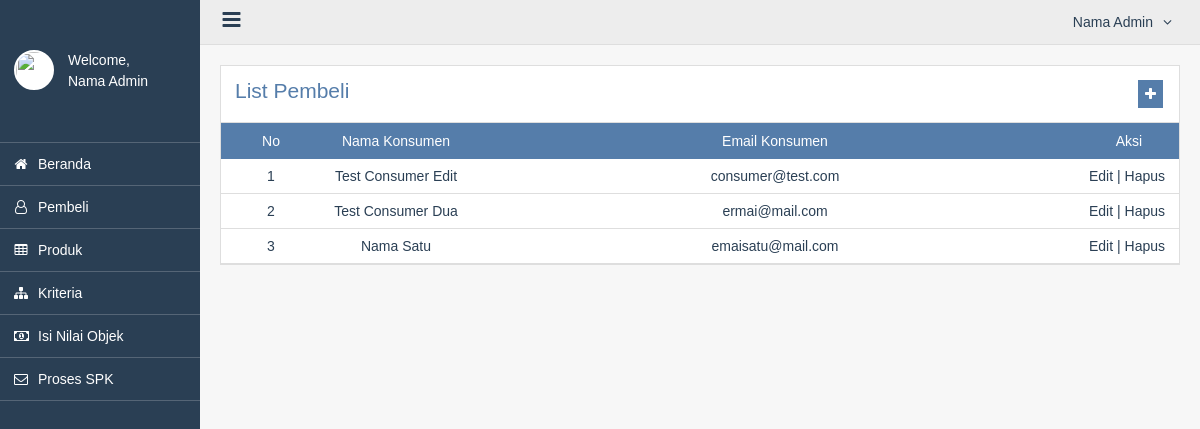
/customer.php (signed in), run on the app's committed database.
### tables this page shows
CREATE TABLE `consumers` (
  `consumer_id` int(11) NOT NULL,
  `name` varchar(255) NOT NULL,
  `email` varchar(255) NOT NULL
);

### customer.php (shortened to what this page needs)
<!DOCTYPE html>
<?php
include './proses/onek.php';
?>
<html lang="en">
<?php include('component/header.php'); ?>
<body>
   <div class="container">
      <?php include('component/sidebar.php'); ?>
      <div class="mainArea">
         <?php include('component/navbar.php'); ?>
         <div class="mainContent">
            <form action="" method="GET" name="listForm" class="form scrollX">
               <div class="formHeader row">
                  <h2 class="text-1 fl">List Pembeli</h2>
                  <div class="fr">
                     <a href="#open-customer-add" class="btnAdd fa fa-plus bg-1 text-fff"></a>
                  </div>
               </div>
               <div class="table">
                  <div class="row bg-1">
                     <div class="cell cell-100 text-center text-fff">No</div>
                     <div class="cell cell-150 text-center text-fff">Nama Konsumen</div>
                     <div class="cell cell-100p text-center text-fff">Email Konsumen</div>
                     <div class="cell cell-100 text-center text-fff"> Aksi </div>
                  </div>
                  <ul>
                     <?php
                     $no = 1;
                     $select = mysqli_query($dbcon, "SELECT * FROM consumers");
                     while ($data = mysqli_fetch_array($select)) {
                     ?>
                        <li class="row">
                           <div class="cell cell-100 text-center"><?php echo $no; ?></div>
                           <div class="cell cell-150 text-center"><?php echo $data['name']; ?></div>
                           <div class="cell cell-100p text-center"><?php echo $data['email']; ?></div>
                           <div class="cell cell-100">
                              <a href="#open-customer-edit<?php echo $data['consumer_id']; ?>" class="button" data-toggle="modal" data-target="#open_modal<?php echo $data['consumer_id']; ?>">Edit</a> |
                              <a href='proses/hapusa_customer.php?name=<?= $data['consumer_id']; ?>' onclick="return confirm('Apakah yakin menghapus ?')">Hapus</a>
                           </div>
                        </li>
                     <?php $no++;
                     } ?>
                  </ul>
               </div>
            </form>
         </div>
      </div>
   </div>
</body>
</html>

### css/style.css (style rules this page uses)
h1, h2, h3, h4, h5, h6, p, dt, dd, th, td, li, a { line-height: 1; font-weight: normal; }
body, h1, h2, h3, h4, h5, h6, p, dl, dt, dd, table, tr, thead, tbody, th, td, ul, li, a { margin: 0; padding: 0; }
ul { list-style: none; }
a, a:hover, a:focus, a:visited { display: inline-block; text-decoration: none; }
a { color: inherit; font-size: inherit; font-weight: inherit; line-height: inherit; }
body { font-family: Arial, sans-serif; }
.text-fff { color: #fff; }
.text-center { text-align: center !important; }
.row:before, .row:after { content: ""; display: table; }
.row:after { clear: both; }
.fl { float: left; }
.fr { float: right; }
body { font-family: "SFU Futura", Arial, sans-serif; font-size: 14px; color: #2a3f54; background: #f7f7f7; }
.bg-1 { background: #557daa; }
.text-1 { color: #557daa; }
.container { display: flex; display: -webkit-flex; padding-left: 200px; transition: 0.5s; }
.mainArea { width: 100%; overflow: hidden; }
.mainContent { padding: 20px; }
.form { background: #fff; border: 1px solid #dedede; }
.formHeader { padding: 1em; background: #fff; border-bottom: 1px solid #dedede; }
.btnAdd, .btnSave, .btnEdit, .btnRemove { padding: 0.5em; margin: 0 2px; }
.scrollX { width: 100%; overflow-x: scroll; }
.table { width: 100%; min-width: 768px; }
.table .row { width: 100%; }
.table .row .cell { display: table-cell; padding: 10px; vertical-align: middle; }
.table > ul > li { border-bottom: 1px solid #dedede; }
.table .cell-100 { -max-width: 100px; min-width: 100px; }
.table .cell-150 { -max-width: 150px; min-width: 150px; }
.table .cell-100p { width: 100%; }

### data on the page
consumers: name "Test Consumer Edit", email "consumer@test.com"
consumers: name "Test Consumer Dua", email "ermai@mail.com"
consumers: name "Nama Satu", email "emaisatu@mail.com"

### other printed values
$_SESSION['nama'] "Nama Admin"
